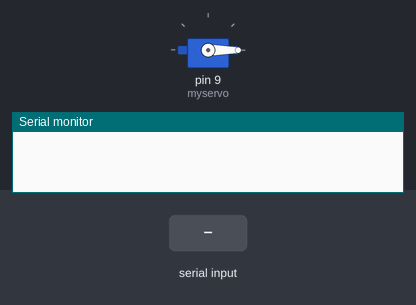
Bench run of a sketch on a simulated Arduino Uno, built with avr-gcc and run on an emulated ATmega328P. Shown: servo, the last lines printed to the serial monitor. Inputs (shaded band) come from the test bench.

Above: at 1.2 s.
1.3 s: "90,45\n" received over Serial
At 1.9 s:
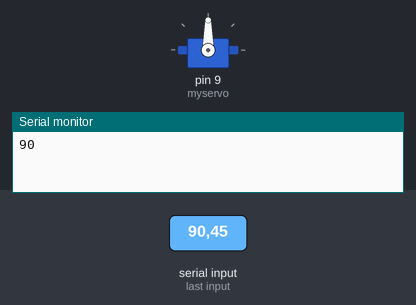
2.8 s: "30,150\n" received over Serial
At 3.3 s:
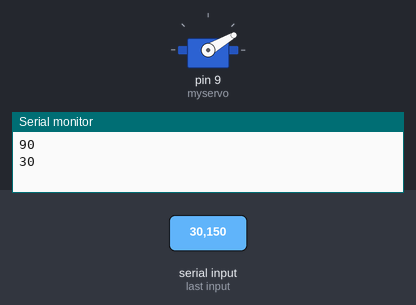
4.4 s: "200\n" received over Serial
At 4.8 s:
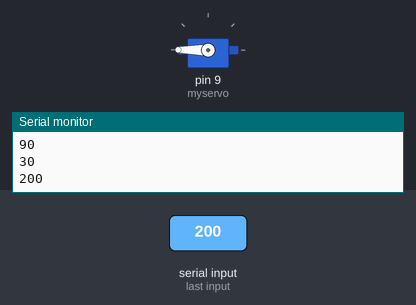
5.9 s: "90\n" received over Serial
At 7.1 s:
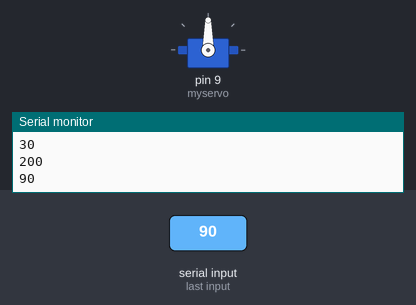
Timing chart, 0 to 8.5 s (numbered marks = the images above; inputs shaded):
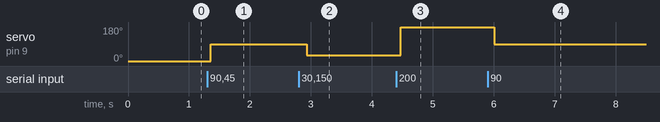

The sketch:

YunTai.ino
```cpp
// by lingshunlab.com

// 加载 舵机 库
#include <Servo.h>

Servo myservo;  // 创建一个名为 myservo 的伺服电机实例（名称可随你喜欢命名）

char inByte = 0; // 定义 串口接收的数据
int angle = 0;  // 定义 角度值
String temp = ""; // 定义 临时字符变量，又或者说是缓存用的吧

void setup()
{
  myservo.attach(9);    // 配置myservo实例的引脚为9
  Serial.begin(9600);  //设置波特率，这是串口应用中很重要的数字
}

void loop()
{
  while (Serial.available() > 0) // 判断串口是否有数据，若有则进入while循环
  {
    inByte = Serial.read();// 读取数据，串口一次只能读1个字符
    temp += inByte;// 把读到的字符存进临时变量里面缓存，
                   // 再继续判断串口还有没有数据，知道把所有数据都读取出来
    delay(10);
  }

  if(temp != "")   // 判断临时变量是否为空，非空则进行舵机角度控制
  {
    angle = temp.toInt();    // 把变量字符串类型转成整型
    Serial.println(angle);  // 输出数据到串口上，以便观察
  }
  temp = "";// 清空临时变量

  myservo.write(angle);  // 控制舵机转动到相应的角度位置。
  delay(100);// 延时100毫秒
}
```

Measured:
- after the input at 1.3 s, servo on pin 9 (myservo): 0° → 90° after 0.06 s
- after the input at 2.8 s, servo on pin 9 (myservo): 90° → 30° after 0.13 s
- after the input at 4.4 s, servo on pin 9 (myservo): 30° → 180° after 0.08 s
- after the input at 5.9 s, servo on pin 9 (myservo): 180° → 90° after 0.11 s
